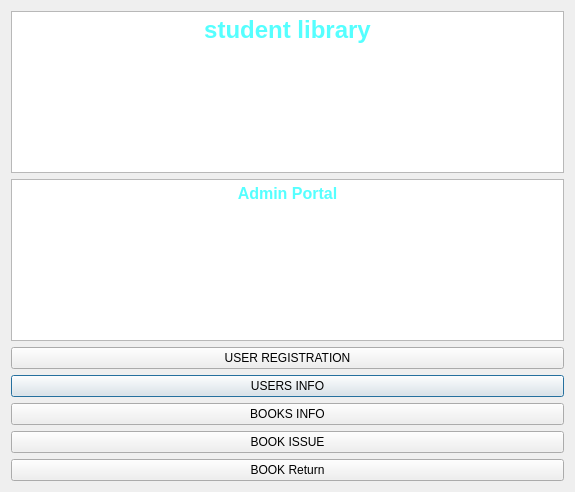
<?xml version="1.0" encoding="UTF-8"?>
<ui version="4.0">
 <class>secDialog</class>
 <widget class="QDialog" name="secDialog">
  <property name="geometry">
   <rect>
    <x>0</x>
    <y>0</y>
    <width>575</width>
    <height>492</height>
   </rect>
  </property>
  <property name="windowTitle">
   <string>Dialog</string>
  </property>
  <layout class="QVBoxLayout" name="verticalLayout">
   <item>
    <widget class="QTextBrowser" name="textBrowser">
     <property name="html">
      <string>&lt;!DOCTYPE HTML PUBLIC &quot;-//W3C//DTD HTML 4.0//EN&quot; &quot;http://www.w3.org/TR/REC-html40/strict.dtd&quot;&gt;
&lt;html&gt;&lt;head&gt;&lt;meta name=&quot;qrichtext&quot; content=&quot;1&quot; /&gt;&lt;meta charset=&quot;utf-8&quot; /&gt;&lt;style type=&quot;text/css&quot;&gt;
p, li { white-space: pre-wrap; }
hr { height: 1px; border-width: 0; }
li.unchecked::marker { content: &quot;\2610&quot;; }
li.checked::marker { content: &quot;\2612&quot;; }
&lt;/style&gt;&lt;/head&gt;&lt;body style=&quot; font-family:'Segoe UI'; font-size:9pt; font-weight:400; font-style:normal;&quot;&gt;
&lt;p align=&quot;center&quot; style=&quot; margin-top:0px; margin-bottom:0px; margin-left:0px; margin-right:0px; -qt-block-indent:0; text-indent:0px;&quot;&gt;&lt;span style=&quot; font-size:18pt; font-weight:700; color:#55ffff;&quot;&gt;student library&lt;/span&gt;&lt;/p&gt;
&lt;p align=&quot;center&quot; style=&quot;-qt-paragraph-type:empty; margin-top:0px; margin-bottom:0px; margin-left:0px; margin-right:0px; -qt-block-indent:0; text-indent:0px; font-size:18pt; font-weight:700; color:#55ffff;&quot;&gt;&lt;br /&gt;&lt;/p&gt;&lt;/body&gt;&lt;/html&gt;</string>
     </property>
    </widget>
   </item>
   <item>
    <widget class="QTextBrowser" name="textBrowser_2">
     <property name="html">
      <string>&lt;!DOCTYPE HTML PUBLIC &quot;-//W3C//DTD HTML 4.0//EN&quot; &quot;http://www.w3.org/TR/REC-html40/strict.dtd&quot;&gt;
&lt;html&gt;&lt;head&gt;&lt;meta name=&quot;qrichtext&quot; content=&quot;1&quot; /&gt;&lt;meta charset=&quot;utf-8&quot; /&gt;&lt;style type=&quot;text/css&quot;&gt;
p, li { white-space: pre-wrap; }
hr { height: 1px; border-width: 0; }
li.unchecked::marker { content: &quot;\2610&quot;; }
li.checked::marker { content: &quot;\2612&quot;; }
&lt;/style&gt;&lt;/head&gt;&lt;body style=&quot; font-family:'Segoe UI'; font-size:9pt; font-weight:400; font-style:normal;&quot;&gt;
&lt;p align=&quot;center&quot; style=&quot; margin-top:0px; margin-bottom:0px; margin-left:0px; margin-right:0px; -qt-block-indent:0; text-indent:0px;&quot;&gt;&lt;span style=&quot; font-size:12pt; font-weight:700; color:#55ffff;&quot;&gt;Admin Portal&lt;/span&gt;&lt;/p&gt;&lt;/body&gt;&lt;/html&gt;</string>
     </property>
    </widget>
   </item>
   <item>
    <layout class="QGridLayout" name="gridLayout">
     <item row="1" column="0">
      <widget class="QPushButton" name="pushButton">
       <property name="text">
        <string>USERS INFO</string>
       </property>
      </widget>
     </item>
     <item row="0" column="0">
      <widget class="QPushButton" name="pushButton_4">
       <property name="text">
        <string>USER REGISTRATION</string>
       </property>
      </widget>
     </item>
     <item row="2" column="0">
      <widget class="QPushButton" name="pushButton_2">
       <property name="text">
        <string>BOOKS INFO</string>
       </property>
      </widget>
     </item>
     <item row="3" column="0">
      <widget class="QPushButton" name="pushButton_3">
       <property name="text">
        <string>BOOK ISSUE</string>
       </property>
      </widget>
     </item>
     <item row="4" column="0">
      <widget class="QPushButton" name="pushButton_5">
       <property name="text">
        <string>BOOK Return</string>
       </property>
      </widget>
     </item>
    </layout>
   </item>
  </layout>
 </widget>
 <resources/>
 <connections/>
</ui>
